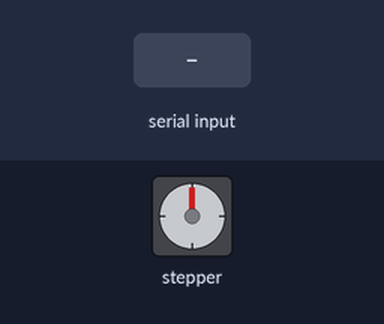
Recording of a sketch running on a simulated Arduino Uno, built with avr-gcc and run on an emulated ATmega328P. Parts: stepper motor. The test bench sets the inputs (shaded band). Stepper angles assume 200 steps per turn.

Above: at 1.2 s.
1.3 s: "b" received over Serial
At 3.2 s:
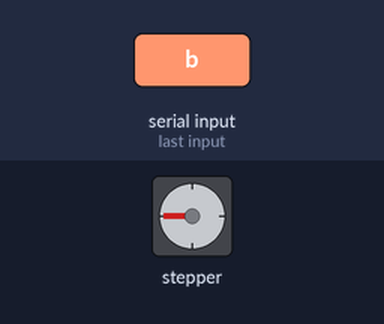
3.5 s: "r" received over Serial
At 3.95 s:
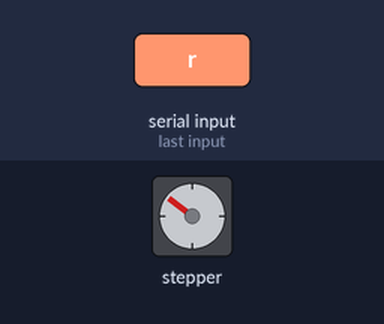
5.7 s: "g" received over Serial
At 8.5 s:
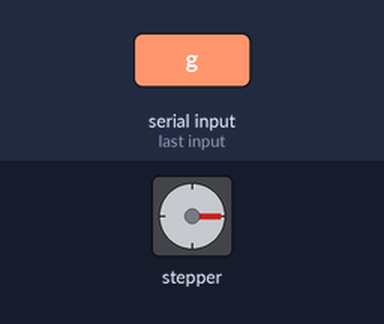
8.7 s: "y" received over Serial
At 9.9 s:
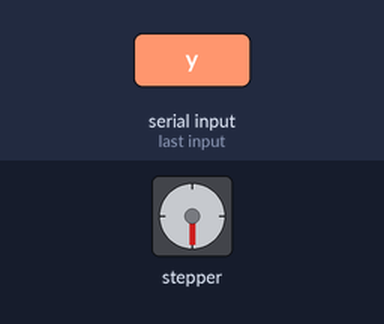
10.9 s: "1" received over Serial
At 11.05 s:
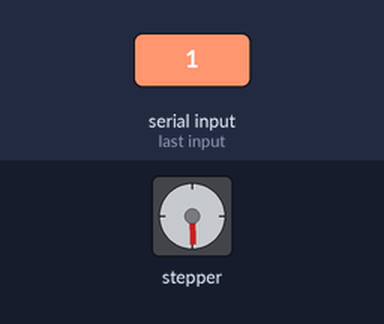
13.1 s: "3" received over Serial
At 13.55 s:
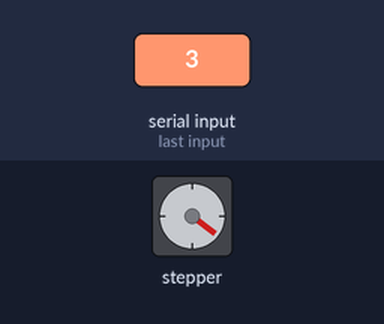
Timing chart, 0 to 16.1 s (numbered marks = the images above; inputs shaded):
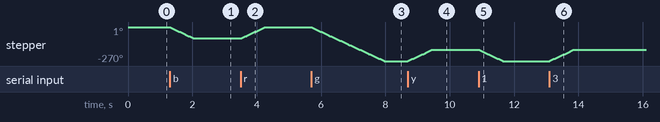

The sketch:

rotating_structure.ino
```cpp
#include <Stepper.h>

char ch=0;
int length;
const int stepsPerRevolution = 200;  // change this to fit the number of steps per revolution
//1 represents north,2 represents east,3 represents south,4 represents west
const int red=1;
const int blue=2;
const int green=4;
const int yellow=3;
int current_position=1;
// for your motor

// initialize the stepper library on pins 8 through 11:
Stepper myStepper(stepsPerRevolution, 8, 9, 10, 11);

void setup() {
  // set the speed at 60 rpm:
  myStepper.setSpeed(20);
  Serial.begin(9600);
  // put your setup code here, to run once:

}

void loop() {
  // put your main code here, to run repeatedly:
  while(!(Serial.available()>0))
  {

  }
if(Serial.available()>0)
{
  ch=Serial.read();
  if(ch=='r')
  {
    /*myStepper.step(-stepsPerRevolution/4);
    delay(500);
    */
    myStepper.step((red-current_position)*(-stepsPerRevolution/4));
    current_position=red;
  }
  else if(ch=='b')
  {
    myStepper.step((blue-current_position)*(-stepsPerRevolution/4));
    current_position=blue;
  }
  else if(ch=='g')
  {
    myStepper.step((green-current_position)*(-stepsPerRevolution/4));
    current_position=green;
  }
  else if(ch=='y')
  {
    myStepper.step((yellow-current_position)*(-stepsPerRevolution/4));
    current_position=yellow;
  }
  else if(ch=='1')
  {
    myStepper.step(-stepsPerRevolution/4);
    current_position=yellow;
  }else if(ch=='3')
  {
    myStepper.step(stepsPerRevolution/4);
    current_position=yellow;
  }

}
}
```

Measured:
- after the input at 1.3 s, stepper: turns 90° counter-clockwise in 0.74 s, starting at once
- after the input at 3.5 s, stepper: turns 90° clockwise in 0.74 s, starting at once
- after the input at 5.7 s, stepper: turns 270° counter-clockwise in 2.3 s, starting at once
- after the input at 8.7 s, stepper: turns 90° clockwise in 0.74 s, starting at once
- after the input at 10.9 s, stepper: turns 90° counter-clockwise in 0.74 s, starting at once
- after the input at 13.1 s, stepper: turns 90° clockwise in 0.74 s, starting at once
